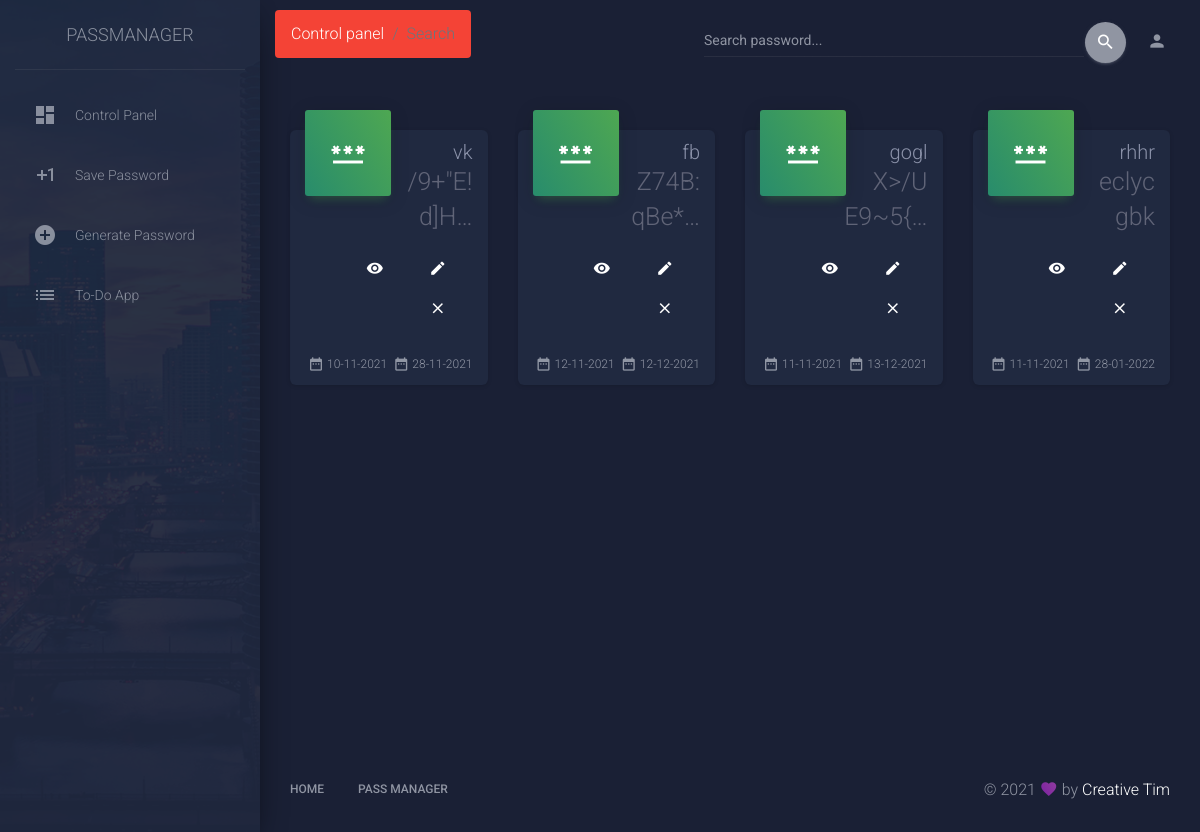
The page /search/ (signed in) on the database as committed earlier.
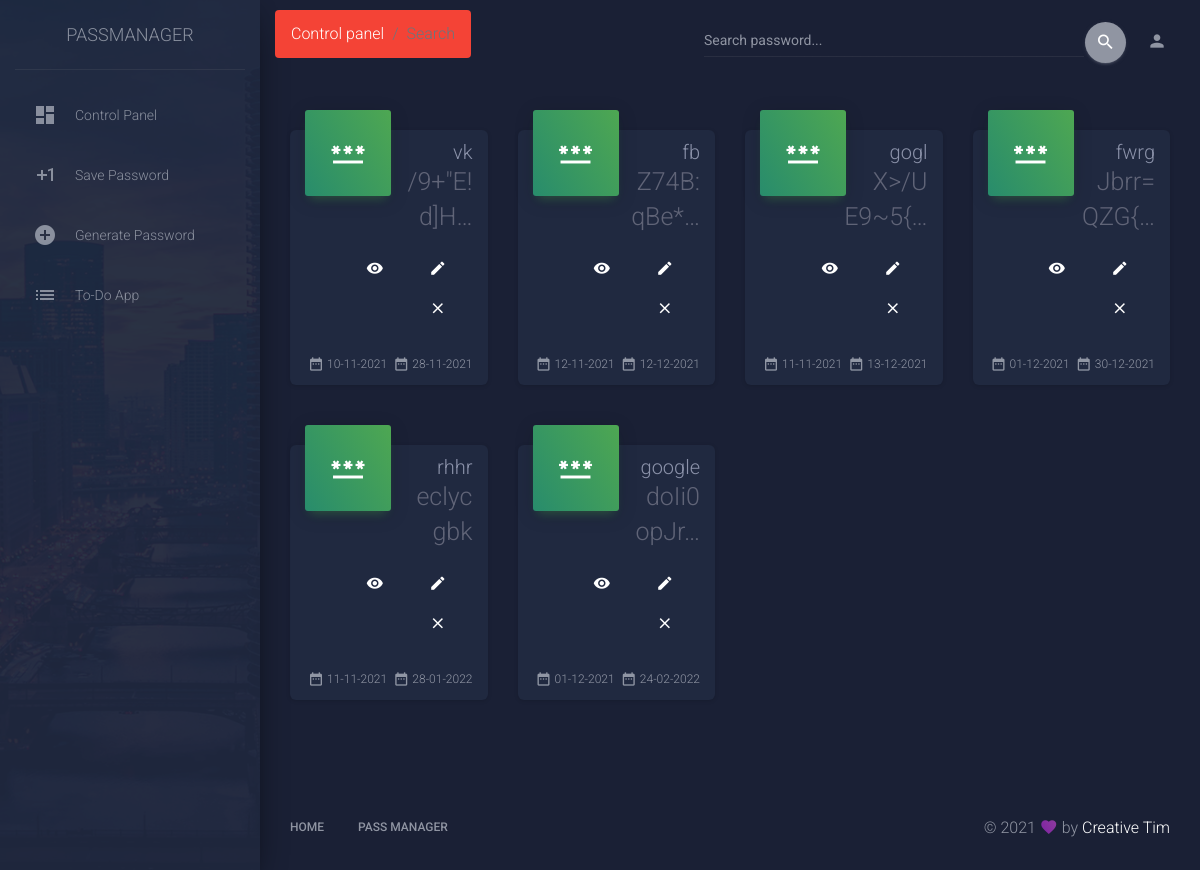
The same page on the database as committed later.
### manager/models.py (models this page shows)
class PasswordModel(models.Model):
    user = models.ForeignKey(
        User, on_delete=models.CASCADE, null=True, blank=True)
    password = models.CharField(max_length=32, null=True, blank=False)
    created_date = models.DateField()
    retired_date = models.DateField(null=False, blank=False)
    used_for_website = models.CharField(max_length=63)
    description = models.TextField(max_length=254)

### manager/views.py (the view)
# urls.py: path('search/', SearchPassView.as_view(), name='search'),
class SearchPassView(LoginRequiredMixin, View):
    login_url = "login"
    def get(self, request, *args, **kwargs):
        query = request.GET.get('q')
        if not query:
            query = ""
        pass_obj = PasswordModel.objects.filter(
            Q(used_for_website__icontains=query) |
            Q(description__icontains=query) |
            Q(password__icontains=query)).order_by("retired_date")
        p = Paginator(pass_obj, 8)
        page_number = request.GET.get('page')
        page_obj = p.get_page(page_number)
        '''except PageNotAnInteger:
            page_obj = p.page(1)
        except EmptyPage:
            page_obj = p.page(p.num_pages)'''
        kwargs['page_obj'] = page_obj
        return render(request, "manager/search_password.html", kwargs)

### manager/templatetags/url_to_title.py (called while the page is built)
@register.filter(name='url_to_title')
def cut(value: str) -> str:
    return value.replace('-', ' ').title()

### utilities/templates/manager/search_password.html (shortened to what this page needs)
{% extends 'base.html' %}
{% block content %}
{% include 'header.html' %}
<div class="row">
    {% if page_obj %}
    {% for x in page_obj  %}
    <div class="col-xl-3 col-lg-6 col-md-6 col-sm-6">
        <div class="card card-stats">
            <div class="card-header card-header-success card-header-icon">
                <div class="card-icon">
                    <i class="material-icons">password</i>
                </div>
                <p style="font-size: 15pt" class="card-category">{{x.used_for_website | urlize}}</p>
                <h3 class="card-title">{{x.password|truncatechars:10}}</h3>
            </div>
            <div class="card-body justify-content-end">
                <a href="{% url 'details' x.id %}" class="btn btn-white btn-link btn-sm" rel="tooltip" title="Details"><i
                        class="material-icons">remove_red_eye</i></a>
                <a href="{% url 'update' x.id %}" class="btn btn-white btn-link btn-sm" rel="tooltip" title="Edit"><i
                        class="material-icons">edit</i></a>
                <a href="{% url 'delete' x.id %}" class="btn btn-white btn-link btn-sm" rel="tooltip" title="Remove"><i
                        class="material-icons">close</i></a>
            </div>
            <div class="card-footer">
                <div class="stats">
                    <i class="material-icons">date_range</i>{{x.created_date}}
                </div>
                <div class="stats">
                    <i class="material-icons">date_range</i>{{x.retired_date}}
                </div>
            </div>
        </div>
    </div>
    {% endfor %}
    {% endif %}
</div>
<div class="row">
    <div class="col-7 mx-auto mt-4">
    </div>
</div>
{% endblock content %}

Rows that differ between the two databases and show on the page:
added PasswordModel: used_for_website "fwrg", password "Jbrr=QZG{…", created_date "01-12-2021", retired_date "30-12-2021"
added PasswordModel: used_for_website "google", password "doIi0opJr…", created_date "01-12-2021", retired_date "24-02-2022"
